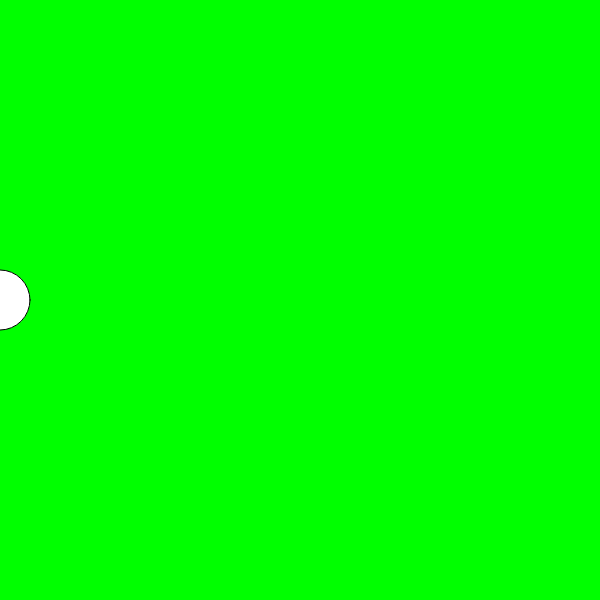
Frame 1 (no input)
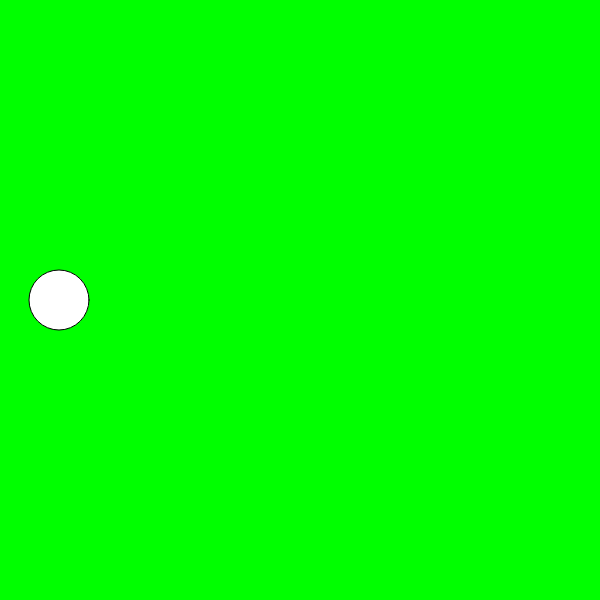
Frame 60 (no input)
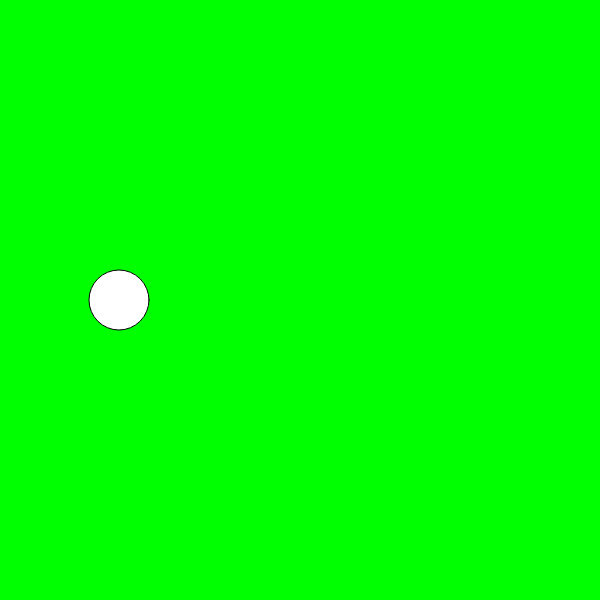
Frame 120 (the mouse pressed at the canvas centre since frame 60)

The p5.js sketch that drew these frames (run headless with seeded random() and noise() and a simulated clock; from frame 60 on, the mouse is pressed at the canvas centre):

// p5.js sketch
// ── sketch.js
function setup(){
    createCanvas(600,600);
    background(0, 255, 0);
}
let posX = 0;
function draw(){
    background(0, 255, 0);
ellipse(posX, 300, 60, 60);
posX++
}
